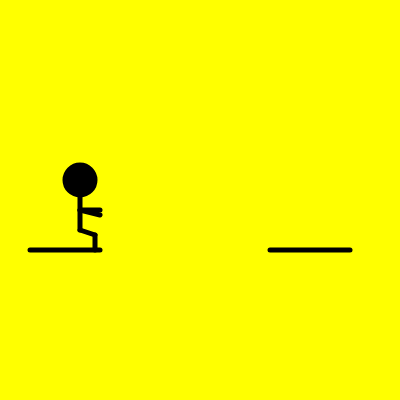
Frame 1 (no input)
Frame 60 (no input): identical to frame 1, image omitted
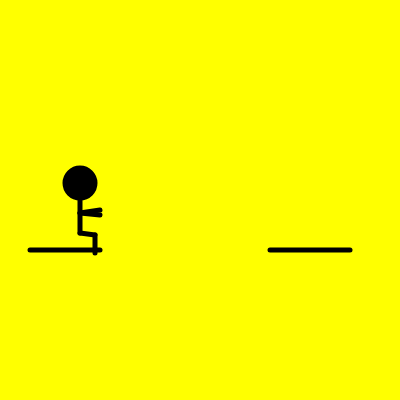
Frame 120 (the mouse pressed at the canvas centre since frame 60)

The p5.js sketch that drew these frames (run headless with seeded random() and noise() and a simulated clock; from frame 60 on, the mouse is pressed at the canvas centre):

// p5.js sketch
// ── sketch.js
let actionOneX = 80;
let actionTwoX = 190;
let actionThreeX = 310;
let width = 400;
let height = 400;
let runningX = 0;

let speed = 7;

function setup() {
  createCanvas(width, height);
  background(255, 255, 0);
  strokeWeight(5);
}

function draw() {
  background(255, 255, 0);
  runningX += speed;

  line(100, 250, 30, 250);
  line(350, 250, 270, 250);

  if (mouseIsPressed) {
    if (mouseButton === LEFT) {
      createTakeoffMan(random(5));
    } else if (mouseButton === RIGHT) {
      createFlyingMan(random(5));
    } else if (mouseButton === CENTER) {
      createLandingMan(random(5));
    }
  } else {
    if (runningX < actionOneX) {
      createTakeoffMan(0);
    } else if (runningX >= actionOneX && runningX < actionTwoX) {
      createFlyingMan(0);
    } else {
      createLandingMan(0);
    }
  }

  if (runningX > width) {
    runningX = 0;
  }
}

function createTakeoffMan(randomNum) {
  fill(0);
  circle(actionOneX, 180 + randomNum, 30);
  line(actionOneX, 230 + randomNum, 80, 180);
  line(actionOneX, 210 + randomNum, 100, 210);
  line(actionOneX, 210 + randomNum, 100, 215);
  line(actionOneX, 230 + randomNum, 95, 235);
  line(95, 250 + randomNum, 95, 235);
}

function createFlyingMan(randomNum) {
  fill(0);
  circle(actionTwoX, 130 + randomNum, 30);
  line(actionTwoX, 180 + randomNum, 190, 145);
  line(actionTwoX, 160 + randomNum, 170, 180);
  line(actionTwoX, 160 + randomNum, 215, 135);
  line(actionTwoX, 180 + randomNum, 210, 170);
  line(210, 190 + randomNum, 210, 170);
  line(actionTwoX, 180 + randomNum, 170, 200);
}

function createLandingMan(randomNum) {
  fill(0);
  circle(actionThreeX, 180 + randomNum, 30);
  line(actionThreeX, 230 + randomNum, 310, 180);
  line(actionThreeX, 210 + randomNum, 330, 220);
  line(actionThreeX, 210 + randomNum, 290, 220);
  line(actionThreeX, 230 + randomNum, 330, 250);
  line(actionThreeX, 230 + randomNum, 290, 250);
}
